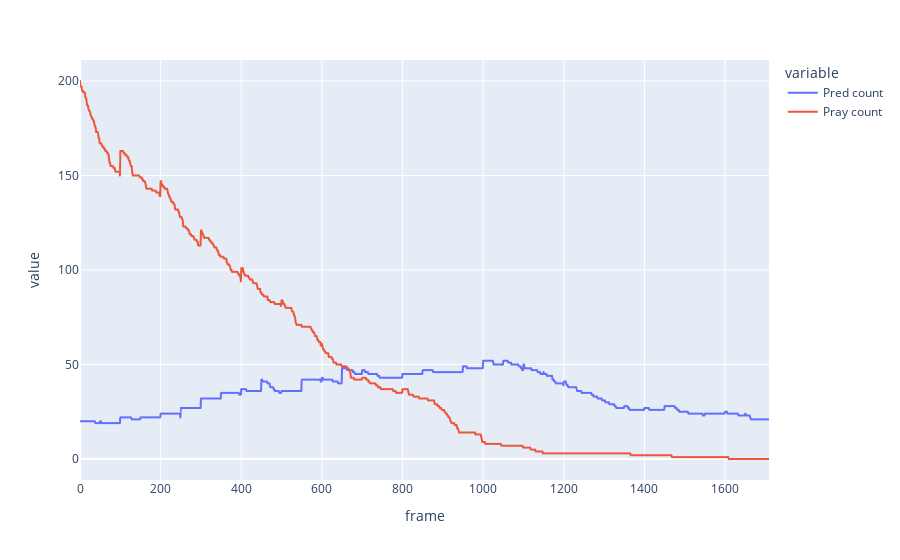

Here is the notebook cell this chart was saved with:
### Code cell
import polars as pl
import os
import plotly.express as px

df = pl.read_csv("data.csv")

df.groupby(["frame", "kind"], maintain_order=True).count()

clean = df.groupby("frame", maintain_order=True).agg(
    [
        pl.col("kind").filter(pl.col("kind") == "Pred").count().alias("Pred count"),
        pl.col("kind").filter(pl.col("kind") == "Pray").count().alias("Pray count"),
    ]
)

file_name = "Population.csv"

if not os.path.exists(file_name):
    with open(file_name, "w"):
        pass

clean.write_csv(file_name, separator=",")

px.line(clean.to_pandas(), x="frame", y=["Pred count", "Pray count"])

### Figure 1 — Plotly figure (JSON) as saved in the notebook; plotly's stock layout.template omitted (floating-point values rounded to 4 significant figures; data arrays with more than 128 entries replaced by an {"elided": "..."} marker saying what was removed)
{"data": [{"hovertemplate": "variable=Pred count<br>frame=%{x}<br>value=%{y}<extra></extra>", "legendgroup": "Pred count", "line": {"color": "#636efa", "dash": "solid"}, "marker": {"symbol": "circle"}, "mode": "lines", "name": "Pred count", "showlegend": true, "type": "scattergl", "x": {"elided": "1710 int values"}, "xaxis": "x", "y": {"elided": "1710 int values"}, "yaxis": "y"}, {"hovertemplate": "variable=Pray count<br>frame=%{x}<br>value=%{y}<extra></extra>", "legendgroup": "Pray count", "line": {"color": "#EF553B", "dash": "solid"}, "marker": {"symbol": "circle"}, "mode": "lines", "name": "Pray count", "showlegend": true, "type": "scattergl", "x": {"elided": "1710 int values"}, "xaxis": "x", "y": {"elided": "1710 int values"}, "yaxis": "y"}], "layout": {"autosize": true, "legend": {"title": {"text": "variable"}, "tracegroupgap": 0}, "margin": {"t": 60}, "xaxis": {"anchor": "y", "autorange": true, "domain": [0, 1], "range": [0, 1709], "title": {"text": "frame"}, "type": "linear"}, "yaxis": {"anchor": "x", "autorange": true, "domain": [0, 1], "range": [-11.11, 211.1], "title": {"text": "value"}, "type": "linear"}}}
